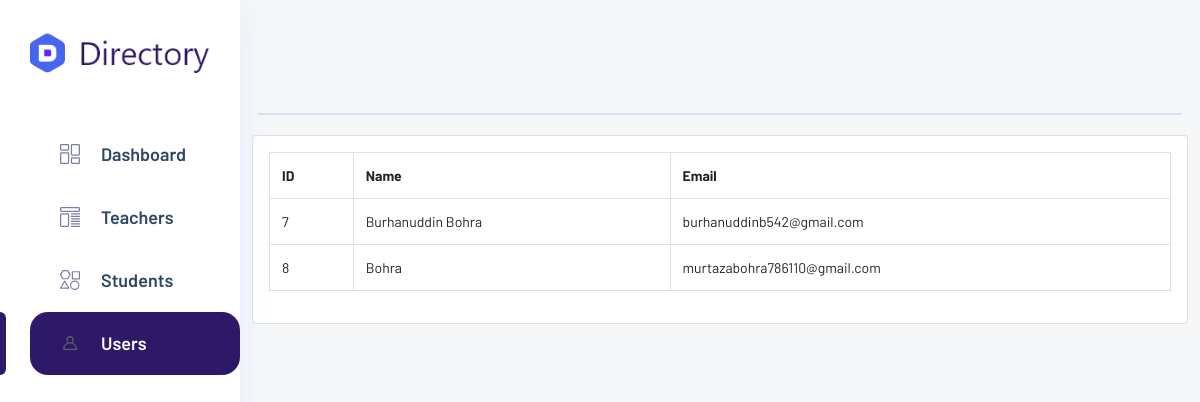
Page /admin/Dashboard/users.php on the committed database.
### tables this page shows
CREATE TABLE `subscription_user` (
  `id` int(11) NOT NULL,
  `user_id` int(255) NOT NULL,
  `name` varchar(255) NOT NULL,
  `email` varchar(255) NOT NULL,
  `contact` varchar(255) NOT NULL,
  `photo` varchar(255) NOT NULL,
  `mother_name` varchar(255) DEFAULT NULL,
  `mother_email` varchar(255) DEFAULT NULL,
  `mother_contact` varchar(20) DEFAULT NULL,
  `father_name` varchar(255) DEFAULT NULL,
  `father_email` varchar(255) DEFAULT NULL,
  `father_contact` varchar(20) NOT NULL,
  `address` varchar(255) NOT NULL,
  `city` varchar(255) NOT NULL,
  `state` varchar(100) NOT NULL,
  `pin` varchar(10) NOT NULL,
  `subscription_id` int(10) NOT NULL,
  `transaction_id` varchar(255) NOT NULL,
  `created_at` datetime NOT NULL DEFAULT current_timestamp(),
  `end_date` date NOT NULL,
  `verified` int(11) NOT NULL DEFAULT 0
);

### admin/Dashboard/users.php (the view, shortened to what this page needs)
<?php
include ('includes/config.php');
$sql = "SELECT * FROM subscription_user";
$result = $dbh->query($sql);
$users = $result->fetchAll(PDO::FETCH_ASSOC);
?>
<!DOCTYPE html>
<html lang="zxx">
<head>
    <link rel="stylesheet" href="css/bootstrap1.min.css">
    <link rel="stylesheet" href="vendors/themefy_icon/themify-icons.css">
    <link rel="stylesheet" href="vendors/swiper_slider/css/swiper.min.css">
    <link rel="stylesheet" href="vendors/select2/css/select2.min.css">
    <link rel="stylesheet" href="vendors/niceselect/css/nice-select.css">
    <link rel="stylesheet" href="vendors/owl_carousel/css/owl.carousel.css">
    <link rel="stylesheet" href="vendors/gijgo/gijgo.min.css">
    <link rel="stylesheet" href="vendors/font_awesome/css/all.min.css">
    <link rel="stylesheet" href="vendors/tagsinput/tagsinput.css">
    <link rel="stylesheet" href="vendors/datepicker/date-picker.css">
    <link rel="stylesheet" href="vendors/datatable/css/jquery.dataTables.min.css">
    <link rel="stylesheet" href="vendors/datatable/css/responsive.dataTables.min.css">
    <link rel="stylesheet" href="vendors/datatable/css/buttons.dataTables.min.css">
    <link rel="stylesheet" href="vendors/text_editor/summernote-bs4.css">
    <link rel="stylesheet" href="vendors/morris/morris.css">
    <link rel="stylesheet" href="vendors/material_icon/material-icons.css">
    <link rel="stylesheet" href="css/metisMenu.css">
    <link rel="stylesheet" href="css/style1.css">
    <link rel="stylesheet" href="css/colors/default.css" id="colorSkinCSS">
</head>
<body class="crm_body_bg">
    <?php include ('includes/sidebar_index.php'); ?>
    <section class="main_content dashboard_part">
        <?php include ('includes/navbar_index.php'); ?>
        <div class="container">
            <div class="row">
                <div class="col-md-12">
                    <div class="card">
                        <div class="card-body">
                            <div class="table-responsive">
                                <table class="table table-bordered" id="dataTable" width="100%" cellspacing="0">
                                    <thead>
                                        <tr>
                                            <th>ID</th>
                                            <th>Name</th>
                                            <th>Email</th>
                                        </tr>
                                    </thead>
                                    <tbody>
                                        <?php
                                        foreach ($users as $user) {
                                            echo "<tr>";
                                            echo "<td>" . $user["id"] . "</td>";
                                            echo "<td>" . $user["name"] . "</td>";
                                            echo "<td>" . $user["email"] . "</td>";
                                            echo "</tr>";
                                        }
                                        ?>
                                    </tbody>
                                </table>
                            </div>
                        </div>
                    </div>
                </div>
            </div>
        </div>
</body>

### rows in the picture
subscription_user: id "7", name "Burhanuddin Bohra", email "burhanuddinb542@gmail.com"
subscription_user: id "8", name "Bohra", email "murtazabohra786110@gmail.com"
